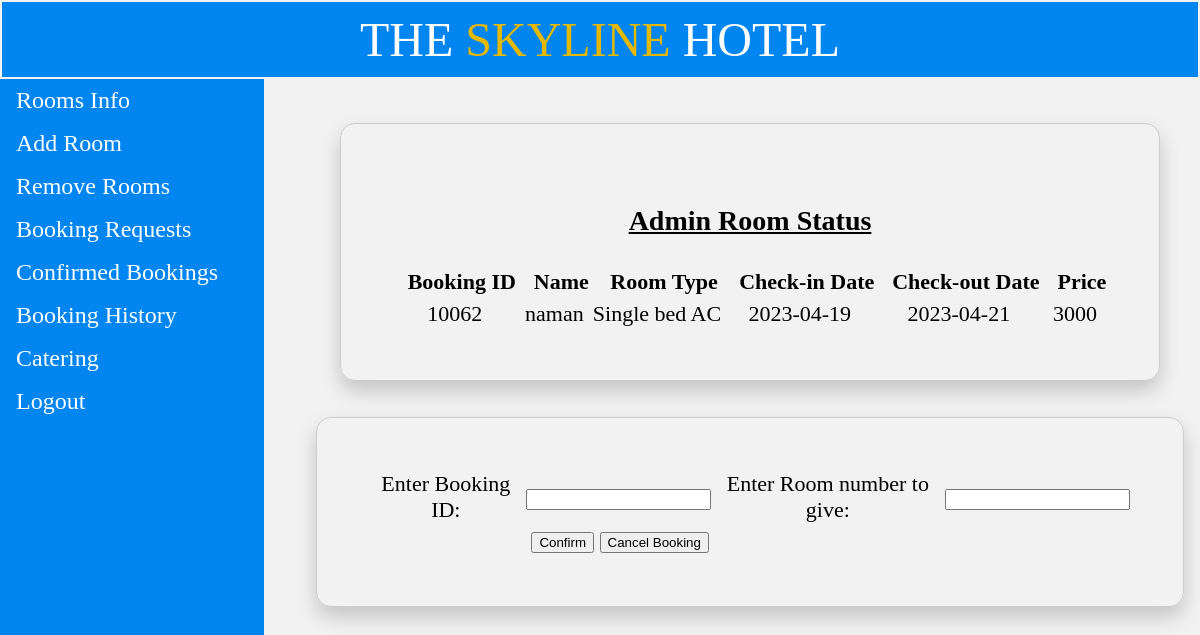
The app's page /admin_room_status.php with its own data.
### tables this page shows
CREATE TABLE `user_room_book` (
  `phone` bigint(11) NOT NULL,
  `name` varchar(20) NOT NULL,
  `idproof` varchar(20) NOT NULL,
  `room_type` varchar(20) NOT NULL,
  `checkin` date NOT NULL,
  `checkout` date NOT NULL,
  `days` int(11) NOT NULL,
  `swimming` varchar(5) NOT NULL,
  `status` varchar(20) NOT NULL DEFAULT 'Waiting',
  `price` int(11) NOT NULL,
  `book_id` int(11) NOT NULL,
  `Room_no` varchar(255) DEFAULT NULL
);

### admin_room_status.php (the view, shortened to what this page needs)
<!DOCTYPE html>
<html>
<head>
</head>
<body>
	<table style="width: 100%;">
		<tr>
			<td id="td1" style="padding: 10px; font-size: 48px;">THE <p style="color: #e6b800; display: inline;">SKYLINE</p> HOTEL</td>
		</tr>
	</table>
	<ul>
		<li><a href="admin_view.php">Rooms Info</a></li>
		<li><a href="add_room_admin.php">Add Room</a></li>
		<li><a href="remove_room_admin.php">Remove Rooms</a></li>
		<li><a href="admin_room_status.php">Booking Requests</a></li>
		<li><a href="confirmed_bookings.php">Confirmed Bookings</a></li>
		<li><a href="booking_history.php">Booking History</a></li>
		<li><a href="catering.php">Catering</a></li>
		<li><a href="index.php">Logout</a></li>
	</ul>
	<div style="margin-left:25%;padding:1px 16px;height:1000px;">
		<table class="basic_box">
			<tr>
				<td colspan="6">
					<p style="font-size: 28px; text-align: center; text-decoration: underline;"><b>Admin Room Status</b></p>
				</td>
			<tr>
				<th>Booking ID</th>
				<th>Name</th>
				<th>Room Type</th>
				<th>Check-in Date</th>
				<th>Check-out Date</th>
				<th>Price</th>
			</tr>
			<tr>
				<?php
				$conn = new mysqli("localhost", "root", "", "iwp");
				$sql1 = "SELECT * from user_room_book";
				if ($result = mysqli_query($conn, $sql1)) {
					while ($row = mysqli_fetch_row($result)) {
						if ($row[8] == 'Waiting') {
				?>
							<td><?php echo $row[10]; ?></td>
							<td><?php echo $row[1]; ?></td>
							<td><?php echo $row[3]; ?></td>
							<td><?php echo $row[4]; ?></td>
							<td><?php echo $row[5]; ?></td>
							<td><?php echo $row[9];
							} ?></td>
			</tr><?php
					}
				} ?>
		</table><br><br>
		<table class="basic_box">
			<tr>
				<td colspan="1">Enter Booking ID:</td>
				<td colspan="2">
					<form action="confirm_room.php" method="post">
						<input type="number" name="book_id">
				</td>
				<td colspan="3">Enter Room number to give:</td>
				<td colspan="2">
					<form action="confirm_room.php" method="post">
						<input type="text" name="roomn">
				</td>
			</tr>
			<tr>
				<td></td>
				<td></td>
				<td style="text-align: center;"><button type="submit">Confirm</button>
					<button type="submit" formaction="cancel_room.php">Cancel Booking</button>
				</td>
			</tr>
		</table>
	</div>
</body>
</html>

### admin_room_status.php (style rules this page uses)
body { margin: 0; background: #f2f2f2; }
table { font-size: 22px; }
td { text-align: center; }
#td1 { background-color: #0085F1; color: white; border: 10px; margin-top: -10px; padding: 10px; }
.basic_box { border: 1px solid #ccc; border-radius: 15px; margin: auto; padding: 50px; box-shadow: 0 10px 20px rgba(0, 0, 0, 0.19); }
th { font-weight: bold; padding-left: 15px; }
ul { list-style-type: none; margin: 0; padding: 0; width: 22%; font-size: 24px; background-color: #0085F1; text-decoration: none; position: fixed; height: 100%; overflow: auto; }
li { color: white; }
li a { display: block; color: white; padding: 8px 16px; text-decoration: none; }

### records on screen
user_room_book: book "10062", name "naman", room_type "Single bed AC", checkin "2023-04-19", checkout "2023-04-21", price "3000"
